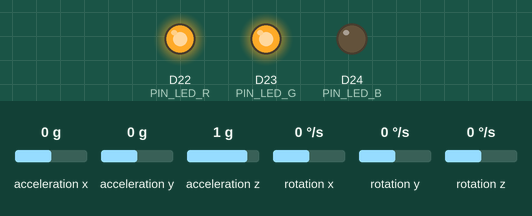
A sketch run on a simulated Arduino Nano 33 BLE. Shown: output pins drawn as LEDs (lit = HIGH). The inputs (shaded band) are chosen by the test bench; at power-on: acceleration x 0 g, acceleration y 0 g, acceleration z 1 g, rotation x 0 °/s, rotation y 0 °/s, rotation z 0 °/s. Nothing arrives over Bluetooth unless stated; a phone connects over Bluetooth LE 3 s after start.

Above: at 0.1 s.
At 3.1 s:
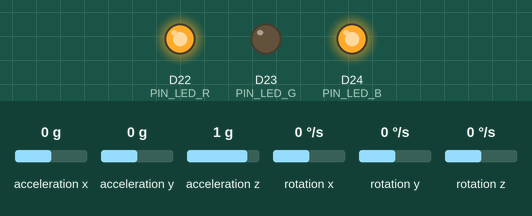
Timing chart, 0 to 4.6 s (numbered marks = the images above):
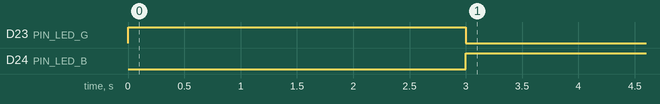

Measured:
- by itself, D23 (PIN_LED_G): HIGH → LOW at 3.0 s
- by itself, D24 (PIN_LED_B): LOW → HIGH at 3.0 s

The sketch:

extraccion_ble.ino
```cpp
/*
 * extraccion_ble.ino
 * Arduino Nano 33 BLE Sense — Extracción inalámbrica de datos IMU a 100Hz
 *
 * El Arduino va montado en la pala alimentado por batería externa.
 * Envía los datos del acelerómetro y giroscopio por Bluetooth Low Energy
 * para ser recibidos por el script Python en el PC.
 *
 * Formato de envío BLE (string optimizado, < 35 bytes):
 * "ax,ay,az,gx,gy,gz"
 * Ejemplo: "0.12,-0.34,1.01,2.3,-1.2,0.5"
 */

#include <ArduinoBLE.h>
#include <Arduino_LSM9DS1.h>

/* Servicio y característica BLE ------------------------------------------- */
BLEService imuService("19B10010-E8F2-537E-4F6C-D104768A1214");
BLECharacteristic imuChar("19B10011-E8F2-537E-4F6C-D104768A1214",
                           BLERead | BLENotify, 40);

/* Constantes -------------------------------------------------------------- */
const long INTERVALO_MS = 10; // 10ms = 100Hz exactos

/* Pines LED (feedback visual sin cable) ----------------------------------- */
#define PIN_LED_R 22
#define PIN_LED_G 23
#define PIN_LED_B 24

unsigned long tiempoAnterior = 0;

void setup() {
    Serial.begin(115200);
    // NO bloqueamos en while(!Serial) para funcionar sin PC conectado

    // LED init
    pinMode(PIN_LED_R, OUTPUT);
    pinMode(PIN_LED_G, OUTPUT);
    pinMode(PIN_LED_B, OUTPUT);
    digitalWrite(PIN_LED_R, HIGH); // Apagado (catodo comun)
    digitalWrite(PIN_LED_G, HIGH);
    digitalWrite(PIN_LED_B, HIGH);

    // Inicializar IMU
    if (!IMU.begin()) {
        // LED rojo parpadeante = error IMU
        while (1) {
            digitalWrite(PIN_LED_R, LOW); delay(200);
            digitalWrite(PIN_LED_R, HIGH); delay(200);
        }
    }

    // Inicializar BLE
    if (!BLE.begin()) {
        // LED azul parpadeante = error BLE
        while (1) {
            digitalWrite(PIN_LED_B, LOW); delay(200);
            digitalWrite(PIN_LED_B, HIGH); delay(200);
        }
    }

    BLE.setLocalName("PingPong_Data");
    BLE.setAdvertisedService(imuService);
    imuService.addCharacteristic(imuChar);
    BLE.addService(imuService);
    BLE.advertise();

    // LED azul fijo = esperando conexion
    digitalWrite(PIN_LED_B, LOW);
}

void loop() {
    BLEDevice central = BLE.central();

    if (central) {
        // LED verde = conectado, grabando
        digitalWrite(PIN_LED_B, HIGH);
        digitalWrite(PIN_LED_G, LOW);

        while (central.connected()) {
            unsigned long tiempoActual = millis();

            if (tiempoActual - tiempoAnterior >= INTERVALO_MS) {
                tiempoAnterior = tiempoActual;

                float ax, ay, az, gx, gy, gz;

                if (IMU.accelerationAvailable() && IMU.gyroscopeAvailable()) {
                    IMU.readAcceleration(ax, ay, az);
                    IMU.readGyroscope(gx, gy, gz);

                    // Empaquetamos en string minimizando decimales
                    // para reducir el payload y evitar perdida de paquetes
                    String datos = String(ax, 2) + "," +
                                   String(ay, 2) + "," +
                                   String(az, 2) + "," +
                                   String(gx, 1) + "," +
                                   String(gy, 1) + "," +
                                   String(gz, 1);

                    imuChar.writeValue((const uint8_t*)datos.c_str(),
                                       datos.length());
                }
            }
        }

        // Desconectado: volver a LED azul esperando
        digitalWrite(PIN_LED_G, HIGH);
        digitalWrite(PIN_LED_B, LOW);
        BLE.advertise();
    }
}
```
